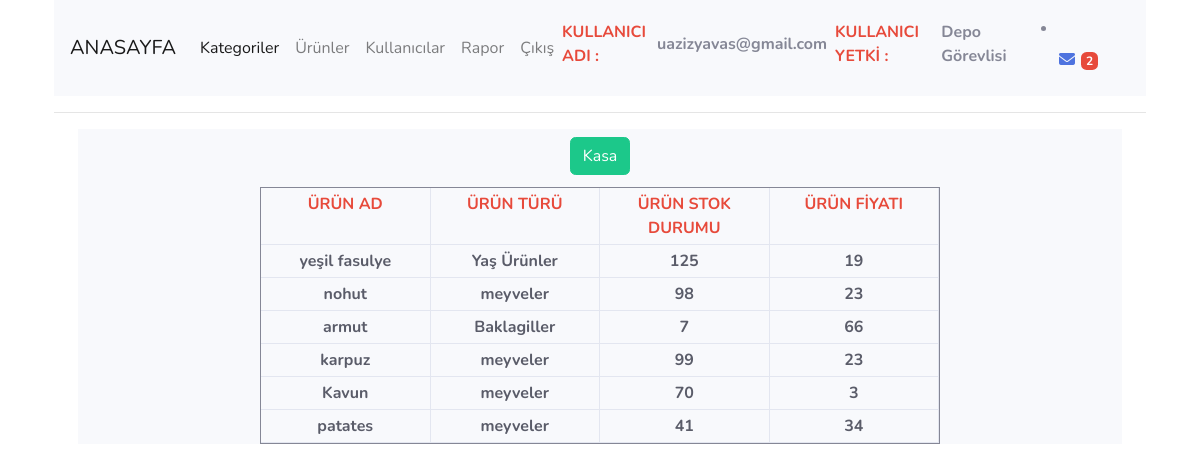
The page /yonetim/control.php?islem=anasayfa (signed in) on the database its author committed.
### tables this page shows
CREATE TABLE `urunler` (
  `id` int(11) NOT NULL,
  `adi` varchar(50) NOT NULL,
  `turu` varchar(40) NOT NULL,
  `stok` varchar(50) NOT NULL,
  `cizgi` int(50) NOT NULL,
  `bildirim` int(40) NOT NULL,
  `fiyat` int(30) NOT NULL,
  `idkategori` int(11) NOT NULL,
  `onecikar` int(11) NOT NULL
);

### yonetim/fonksiyon.php (the view, shortened to what this page needs)
<?php
class anasayfa {
    function listeanasayfa($anasayfadb) {
        $anasayfaurun=$anasayfadb->prepare("SELECT * FROM urunler");
        if($anasayfaurun->execute()):
        ?>
        <div class="container">
        <div class="col-lg-12 col-md-12 col-xl-12 mx-auto bg-light" style="text-align: center;" >
            <a href="control.php?islem=anaparaliste" class="btn btn-success m-2">Kasa</a>
        <div>
            <div class="row text-center mt-1 text-center mx-auto">
                <div class="col-lg-8 col-md-8 col-xl-8 mx-auto  bg-light border border-secondary">
                        <div class="row ">
                            <div class="col-lg-3 col-md-3 col-xl-3 text-center text-danger  font-weight-bold border-right border-bottom p-1" >ÜRÜN AD</div>
                            <div class="col-lg-3 col-md-3 col-xl-3 text-center text-danger  font-weight-bold border-right border-bottom p-1" >ÜRÜN TÜRÜ</div>
                            <div class="col-lg-3 col-md-3 col-xl-3 text-center text-danger font-weight-bold border-right border-bottom p-1" >ÜRÜN STOK DURUMU</div>
                            <div class="col-lg-3 col-md-3 col-xl-3 text-center text-danger  font-weight-bold border-right border-bottom p-1" >ÜRÜN FİYATI</div>
                        </div>
                        <div class="row">
                        <?php
                        while($anasayfalisteson=$anasayfaurun->fetch(PDO::FETCH_ASSOC)):
                        ?>
                            <div class="col-lg-3 col-md-3 col-xl-3 text-center text-dark  font-weight-bold border-right border-bottom p-1" ><?php echo $anasayfalisteson["adi"]; ?></div>
                            <div class="col-lg-3 col-md-3 col-xl-3 text-center text-dark  font-weight-bold border-right border-bottom p-1" ><?php echo $anasayfalisteson["turu"]; ?></div>
                            <div class="col-lg-3 col-md-3 col-xl-3 text-center text-dark  font-weight-bold border-right border-bottom p-1" ><?php echo $anasayfalisteson["stok"]; ?></div>
                            <div class="col-lg-3 col-md-3 col-xl-3 text-center text-dark  font-weight-bold border-right border-bottom p-1" ><?php echo $anasayfalisteson["fiyat"]; ?></div>
                            <?php
                            endwhile;
                            endif;
                            ?>
                        </div>
            </div>
</div>
</div>
        <?php
    }
    }
        ?>

### yonetim/control.php (shortened to what this page needs)
<?php
include_once 'fonksiyon.php';
$ana= new anasayfa();
?>
<html>
<head>
  <link href="vendor/fontawesome-free/css/all.min.css" rel="stylesheet" type="text/css">
    <link href="css/sb-admin-2.min.css" rel="stylesheet">
    <link href="vendor/datatables/dataTables.bootstrap4.min.css" rel="stylesheet">
</head>
<body>
<div class="container">
<nav class="navbar navbar-expand-lg navbar-light bg-light">
  <a class="navbar-brand" href="control.php?islem=anasayfa">ANASAYFA</a>
  <div class="collapse navbar-collapse" id="navbarNavDropdown">
    <ul class="navbar-nav">
      <li class="nav-item active">
        <a class="nav-link" href="control.php?islem=kategoriliste">Kategoriler <span class="sr-only">(current)</span></a>
      </li>
      <li class="nav-item">
        <a class="nav-link" href="control.php?islem=listeurun">Ürünler</a>
      </li>
      <li class="nav-item">
        <a class="nav-link" href="control.php?islem=listekulad">Kullanıcılar</a>
      </li>
     <li class="nav-item">
        <a class="nav-link" href="control.php?islem=stokrapor">Rapor</a>
      </li>
			<li class="nav-item">
        <a class="nav-link" href="control.php?islem=cikis">Çıkış</a>
      </li>
    </ul>
  </div>
	<p class="font-weight-bold text-danger pr-2 pt-2"> KULLANICI ADI : </p>
	<p class="font-weight-bold text-secondary pr-2 pt-2"><?php echo $_SESSION["mail"]; ?></p>
	<p class="font-weight-bold text-danger pr-2 pt-2"> KULLANICI YETKİ : </p>
  <p class="font-weight-bold text-secondary pr-2 pt-2"><?php
if($_SESSION["yetki"]==1):
    echo "Yönetici";
    elseif($_SESSION["yetki"]==2):
        echo "Depo Görevlisi";
    else:
        echo "Kasiyer";
endif;
?>
</p>
<nav class="navbar navbar-expand-lg navbar-light bg-light">
        <?php
          $stokalarmsayi = $db->prepare("SELECT count(*) FROM urunler WHERE bildirim = 0");
          $stokalarmsayi->execute();
        ?>
    <li class="nav-item dropdown no-arrow">
        <a class="nav-link dropdown-toggle" href="#" id="messagesDropdown" role="button" data-toggle="dropdown" aria-haspopup="true" aria-expanded="false">
            <i class="fas fa-envelope fa-fw"></i>
            <?php
            while($stokalarmsayison=$stokalarmsayi->fetch(PDO::FETCH_COLUMN)):
            ?>
                <span class="badge badge-danger badge-counter"><?php echo $stokalarmsayison; ?></span>
            <?php
            endwhile;
            ?>
        </a>
    </li>
</nav>
</nav>
<hr>
<?php
    if(isset($_SESSION["mail"])):
            switch(@$_GET["islem"]):
            case "anasayfa";
            $ana->listeanasayfa($db);
            break;
            endswitch;
        else:
            header("Location: index.php");
        endif;
?>
</body>
</html>

### rows shown on the page
urunler: adi "yeşil fasulye", turu "Yaş Ürünler", stok "125", fiyat "19"
urunler: adi "nohut", turu "meyveler", stok "98", fiyat "23"
urunler: adi "armut", turu "Baklagiller", stok "7", fiyat "66"
urunler: adi "karpuz", turu "meyveler", stok "99", fiyat "23"
urunler: adi "Kavun", turu "meyveler", stok "70", fiyat "3"
urunler: adi "patates", turu "meyveler", stok "41", fiyat "34"

### other values the page prints
$_SESSION["mail"] "uazizyavas@gmail.com"
$stokalarmsayison "2"
